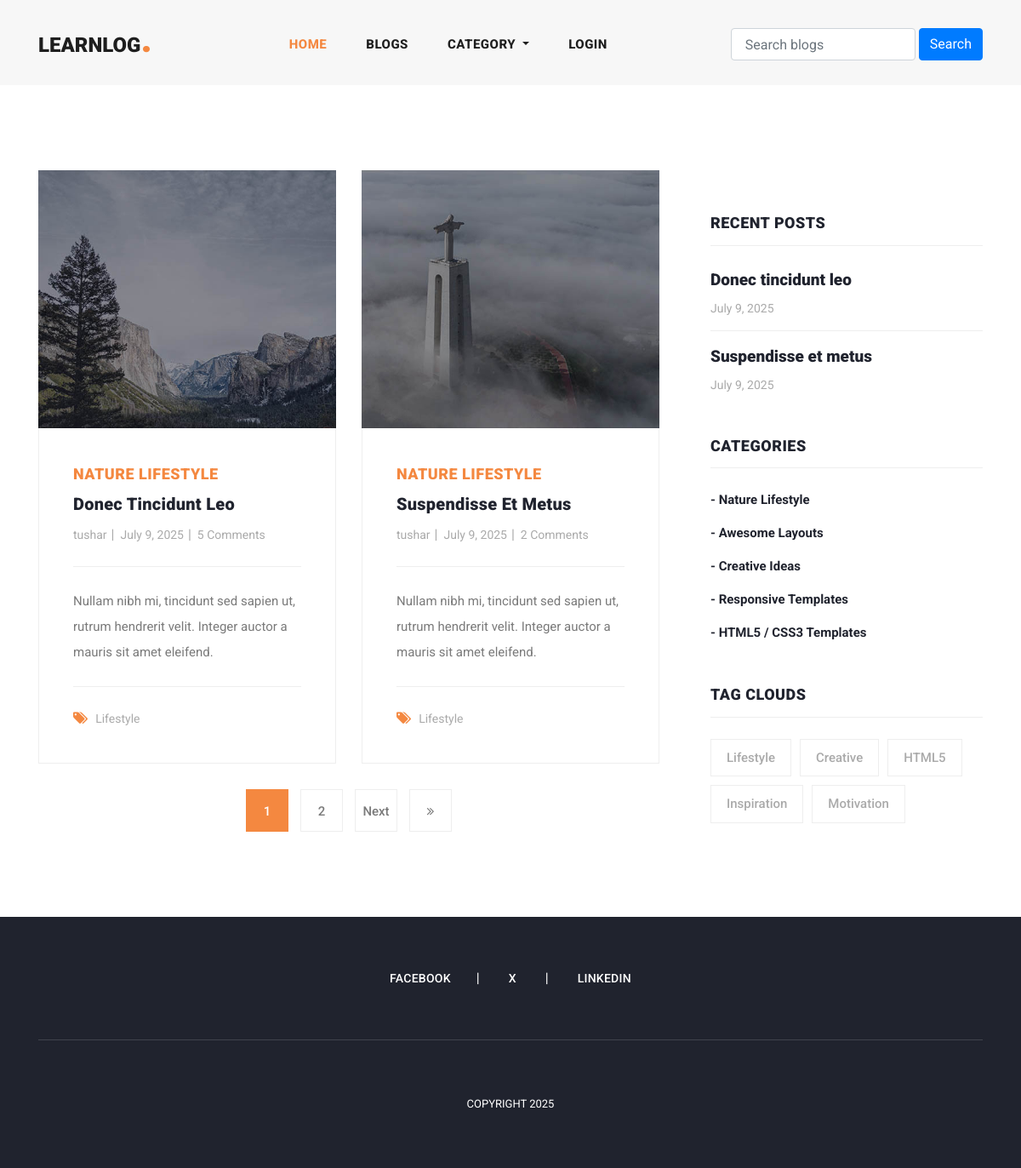
The app's page /blogs/, older data.
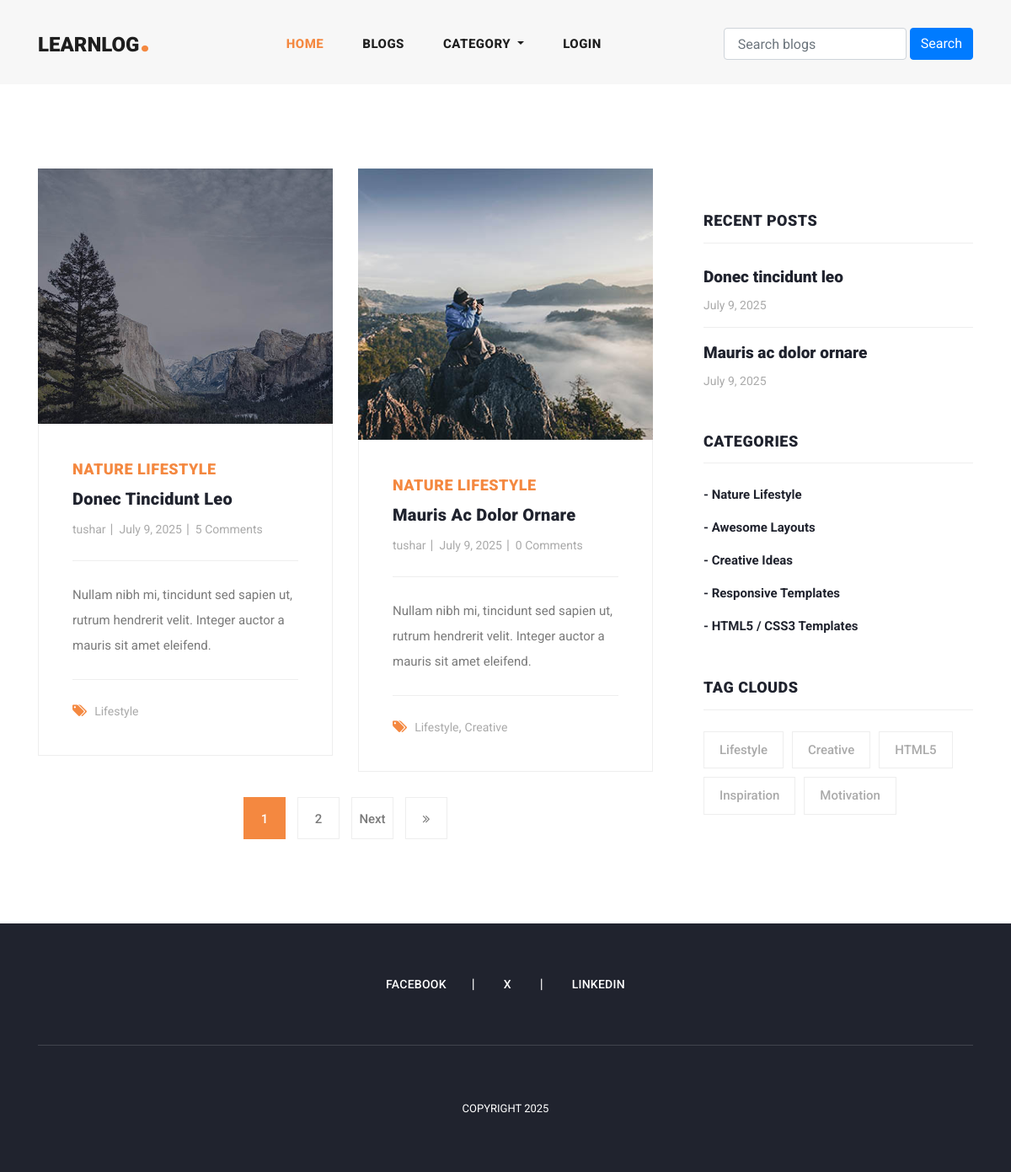
The same page, newer data.
### blogs/models.py (models this page shows, shortened)
class Blog(models.Model):
    user=models.ForeignKey(User,related_name='user_blogs', on_delete=models.CASCADE)
    category=models.ForeignKey(Category,related_name='category_blogs',on_delete=models.CASCADE)
    tags=models.ManyToManyField(Tags,related_name='tag_blogs',blank=True)
    like=models.ManyToManyField(User,related_name='user_like',blank=True)
    title=models.CharField(max_length=250)
    slug=models.SlugField(null=True,blank=True)
    banner=models.ImageField(upload_to='blog_banners')
    description=RichTextField()
    created_date=models.DateField(auto_now_add=True)

class Category(models.Model):
    title=models.CharField(max_length=250,unique=True)
    slug=models.SlugField(null=True,blank=True)
    created_data=models.DateField(auto_now_add=True)
    def __str__(self):
        return self.title

class Tags(models.Model):
    title=models.CharField(max_length=250)
    slug=models.SlugField(null=True,blank=True)
    created_data=models.DateField(auto_now_add=True)

### user_profile/models.py (models this page shows, shortened)
class User(AbstractUser):
    email=models.EmailField(max_length=150,unique=True,error_messages={"unique": "The email must be unique"})
    profile_image=models.ImageField(null=True,blank=True,upload_to="profile_images")
    followers=models.ManyToManyField("Follow")
    REQUIRED_FIELDS=["email"]
    objects=CustomUserManager()

### blogs/views.py (the view)
# urls.py: path('',include('blogs.urls')),
def blogs(request):
    queryset=Blog.objects.order_by('-created_date')
    paginator=Paginator(queryset,2)
    page=request.GET.get('page',1)
    try:
        blogs=paginator.page(page)
    except EmptyPage:
        blogs=paginator.page(1)
    except PageNotAnInteger:
        blogs=paginator.page(1)
    context={
        "blogs":blogs,
        "paginator":paginator,
    }
    return render(request,'blog.html',context)

### blogs/context_processors.py (called while the page is built)
def get_all_categories(request):
    category=Category.objects.all()
    context={
        "categories":category
    }
    return context

def get_all_tags(request):
    tag=Tags.objects.all()
    context={
        "tags":tag
    }
    return context

### templates/blog.html (shortened to what this page needs)
{%extends 'base.html'%}
{%load static%}
{%block content%}
    <section class="blog-posts grid-system">
      <div class="container">
        <div class="row">
          <div class="col-lg-8">
            <div class="all-blog-posts">
              <div class="row">
                {% for blog in blogs%}
                {% include 'blog_card.html' %}
                {%endfor%}
                <div class="col-lg-12">
                  {% include 'pagination.html'%}
                </div>
              </div>
            </div>
          </div>
          {% include 'sidebar.html' %}
        </div>
      </div>
    </section>
{%endblock content%}

### templates/blog_card.html
{%load static%}
<div class="col-lg-6">
    <div class="blog-post">
        <div class="blog-thumb">
                <img src="{{blog.banner.url}}" alt="">
        </div>
        <div class="down-content">
            <span>{{blog.category}}</span>
            <a href="{% url 'blog_details' blog.slug %}"><h4>{{blog.title}}</h4></a>
            <ul class="post-info">
                <li><a href="{% url 'view_user_information' blog.user.username %}">{{blog.user.username}}</a></li>
                <li><a href="#">{{blog.created_date}}</a></li>
                <li><a href="#">{{blog.blog_comment.all.count}} Comments</a></li>
            </ul>
            <p>{{blog.description}}</p>
                <div class="post-options">
                    <div class="row">
                        <div class="col-lg-12">
                            <ul class="post-tags">
                            <li><i class="fa fa-tags"></i></li>
                            {%for tag in blog.tags.all%}
                            <li><a href="{% url 'tag_blogs' tag.slug %}">{{tag.title}}</a>{% if not forloop.last %}, {% endif %}</li>
                            {% endfor %}
                            </ul>
                        </div>
                    </div>
                </div>
        </div>
    </div>
</div>

### templates/sidebar.html
 <div class="col-lg-4">
            <div class="sidebar">
              <div class="row">
                <div class="col-lg-12">
                </div>
                <div class="col-lg-12">
                  <div class="sidebar-item recent-posts">
                    <div class="sidebar-heading">
                      <h2>Recent Posts</h2>
                    </div>
                    <div class="content">
                      <ul>
                        {%for blog in blogs|slice:'3'%}
                        <li><a href="{% url 'blog_details' blog.slug %}">
                          <h5>{{blog.title}}</h5>
                          <span>{{blog.created_date}}</span>
                        </a>
                        </li>
                        {% endfor %}
                      </ul>
                    </div>
                  </div>
                </div>
                <div class="col-lg-12">
                  <div class="sidebar-item categories">
                    <div class="sidebar-heading">
                      <h2>Categories</h2>
                    </div>
                    <div class="content">
                      <ul>
                        {% for category in categories|slice:'5'%}
                        <li><a href="{% url 'category_blogs' category.slug %}">- {{category.title}}</a></li>
                        {% endfor %}
                      </ul>
                    </div>
                  </div>
                </div>
                <div class="col-lg-12">
                  <div class="sidebar-item tags">
                    <div class="sidebar-heading">
                      <h2>Tag Clouds</h2>
                    </div>
                    <div class="content">
                      <ul>
                        {%for tag in tags|slice:'5'%}
                        <li><a href="{% url 'tag_blogs' tag.slug %}">{{tag.title}}</a></li>
                        {% endfor %}
                      </ul>
                    </div>
                  </div>
                </div>
              </div>
            </div>
          </div>

Row changes from the older to the newer data that the page shows:
removed Blog: banner (picture), category "NATURE LIFESTYLE", title "Suspendisse Et Metus", user.username "tushar", created_date "July 9, 2025", blog_comment.all.count "2", description "Nullam nibh mi, tincidunt sed sapien ut, rutrum hendrerit velit. Integer auctor a mauris sit amet eleifend.", title "Suspendisse et metus", Tags (title "Lifestyle")
now on this page (row unchanged): Blog: banner (picture), category "NATURE LIFESTYLE", title "Mauris Ac Dolor Ornare", user.username "tushar", created_date "July 9, 2025", blog_comment.all.count "0", description "Nullam nibh mi, tincidunt sed sapien ut, rutrum hendrerit velit. Integer auctor a mauris sit amet eleifend.", title "Mauris ac dolor ornare", Tags (title "Lifestyle"), Tags (title "Creative")
